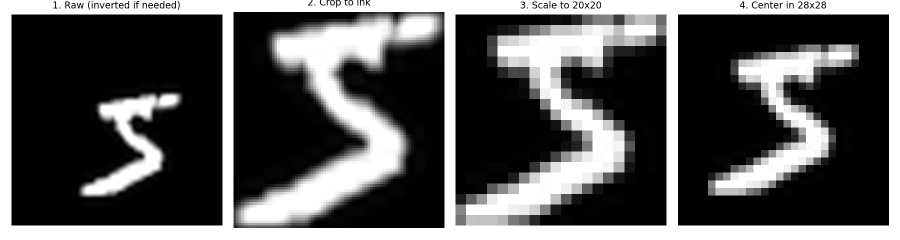
#> input picture extras/peer_mlp/preprocess_demo.png, 1800 x 480 px (shown at 1/2 size)
$ python predict_canvas.py preprocess_demo.png
#> lines starting #> are read from the running program, lines starting #| are printed output that depends on the picture; after the words box and inside, x2 and y2 are one past the last pixel; in counts of white or black regions, pixels touching at a corner belong together
### extras/peer_mlp/mnist_preprocess.py
"""
MNIST 前端输入预处理（画布/图片 → 784 维模型输入）

为什么需要这一步：
MNIST 训练图的特点非常"苛刻"：
  1. 黑底白字（数值 1 = 笔画，0 = 背景）
  2. 数字被裁剪到外接矩形后，缩放到 20x20，再"按重心"居中放进 28x28
  3. 笔画粗细约 2~3 像素（抗锯齿灰度）

而网页/画布上手写的数字通常是：白底黑字、居中方式靠鼠标位置、笔画粗得多、尺寸不定。
如果把画布原图直接拉成 28x28 送进网络，准确率会从 98% 掉到 60% 以下 —— 这不是模型不行，
而是"喂进去的东西和训练时的分布不一样"。

本模块的 prepare_canvas_digit() 把任意画布灰度图变成和 MNIST 同分布的张量，
配合训练时做过平移/加粗增强的权重，手写输入才稳。

用法（Python 后端）：
    from mnist_preprocess import prepare_canvas_digit
    vec = prepare_canvas_digit(png_or_array)   # -> shape (784,), float32, 0~1
    logits = ...                               # 喂给模型

用法（前端自己算）：直接照抄 prepare_canvas_digit 里的 5 步算法即可，与语言无关。
"""

import numpy as np

SIZE = 28
BOX = 20  # MNIST 官方做法：先缩放数字到 20x20，留 4 像素边距


# ----------------------------------------------------------------------
# 1. 转灰度 + 自动判断极性（白底黑字 -> 黑底白字）
# ----------------------------------------------------------------------
def _to_gray_float01(img):
    """把 HxW / HxWx3 / HxWx4 的 uint8 或 0~1 float 图像转成 HxW float32 (0~1)。"""
    arr = np.asarray(img)
    if arr.dtype == np.uint8 or arr.max() > 1.5:
        arr = arr.astype(np.float32) / 255.0
    else:
        arr = arr.astype(np.float32)

    if arr.ndim == 3:
        if arr.shape[2] == 4:      # RGBA：先按 alpha 合成到黑底
            rgb, a = arr[..., :3], arr[..., 3:4]
            arr = rgb * a
        if arr.shape[2] >= 3:      # RGB 取平均
            arr = arr[..., :3].mean(axis=2)
    return arr


def _is_light_background(gray):
    """用四周边框像素判断背景是亮还是暗。

    画布常见的两种情况：
      - 白底黑字：边框接近 1.0
      - 黑底白字：边框接近 0.0
    用边框而不是全图均值，避免"数字占满画布"时误判。
    """
    h, w = gray.shape
    border = np.concatenate([
        gray[0, :], gray[-1, :], gray[:, 0], gray[:, -1]
    ])
    return float(border.mean()) > 0.5


def preprocess(img):
    """核心流程：极性统一 -> 裁剪 -> 缩放 -> 重心居中。返回 (28,28) float32。"""
    gray = _to_gray_float01(img)

    # (1) 统一成"黑底白字"
    if _is_light_background(gray):
        gray = 1.0 - gray

    # (2) 按阈值裁掉空白边（阈值取最大亮度的 20%，兼容抗锯齿的灰边）
    ink = gray > (gray.max() * 0.2) if gray.max() > 1e-6 else gray > 0
    if not ink.any():                     # 全空画布：返回全 0
        return np.zeros((SIZE, SIZE), dtype=np.float32)
    ys, xs = np.where(ink)
    crop = gray[ys.min():ys.max() + 1, xs.min():xs.max() + 1]

    # (3) 等比缩放到最长边 = 20 像素（用 PIL 的高质量重采样）
    crop = _resize_to_box(crop, BOX)

    # (4) 放进 28x28 中央
    canvas = np.zeros((SIZE, SIZE), dtype=np.float32)
    h, w = crop.shape
    y0 = (SIZE - h) // 2
    x0 = (SIZE - w) // 2
    canvas[y0:y0 + h, x0:x0 + w] = crop

    # (5) 按重心平移居中（MNIST 的官方预处理，比几何居中更稳）
    canvas = _shift_by_center_of_mass(canvas)
    return canvas


def _resize_to_box(crop, box):
    """把裁剪后的数字等比缩放到最长边 = box，返回 float32。"""
    h, w = crop.shape
    scale = box / max(h, w)
    nh, nw = max(1, int(round(h * scale))), max(1, int(round(w * scale)))
    try:
        from PIL import Image
        im = Image.fromarray((crop * 255).astype(np.uint8), mode="L")
        im = im.resize((nw, nh), Image.LANCZOS)
        return np.asarray(im, dtype=np.float32) / 255.0
    except Exception:
        # 没有 PIL 时退化为最近邻
        yi = (np.arange(nh) * h / nh).astype(int).clip(0, h - 1)
        xi = (np.arange(nw) * w / nw).astype(int).clip(0, w - 1)
        return crop[yi][:, xi]


def _shift_by_center_of_mass(canvas):
    """计算墨迹重心，平移使重心落在 (14,14) 附近。"""
    total = canvas.sum()
    if total < 1e-6:
        return canvas
    ys, xs = np.mgrid[0:SIZE, 0:SIZE]
    cy = float((ys * canvas).sum() / total)
    cx = float((xs * canvas).sum() / total)
    dy = int(round(SIZE / 2.0 - 0.5 - cy))
    dx = int(round(SIZE / 2.0 - 0.5 - cx))
    return np.roll(np.roll(canvas, dy, axis=0), dx, axis=1)


def prepare_canvas_digit(img):
    """对外接口：任意画布图片 -> (784,) float32 向量（0~1，行优先展平）。"""
    return preprocess(img).reshape(-1).astype(np.float32)


def prepare_batch(imgs):
    """批量版：list/np.ndarray of images -> (N,784)。"""
    return np.stack([prepare_canvas_digit(im) for im in imgs]).astype(np.float32)


# ----------------------------------------------------------------------
# 2. 与前端对齐时的自检工具
# ----------------------------------------------------------------------
# [28 lines left out: function visualize_pipeline, not called in this run]


# [28 lines that do not run on import are left out]

### extras/peer_mlp/predict_canvas.py
"""
单张图片识别工具（前端后端可直接抄这个文件）

用法：
    python predict_canvas.py some_digit.png            # 用默认权重 (784-256-128)
    python predict_canvas.py some_digit.png --big      # 用更强权重 (784-512-256)
    python predict_canvas.py --demo                    # 用它自己合成一张画布图做演示

作为库调用：
    from predict_canvas import DigitRecognizer
    rec = DigitRecognizer("mnist_weights.npz")
    digit, probs = rec.predict_image("canvas.png")

输入：任意尺寸的灰度/彩色图片（支持白底黑字或黑底白字，自动判断）
输出：0~9 的预测类别 + 10 类概率
"""

import argparse
import os
import sys

if hasattr(sys.stdout, "reconfigure"):
    sys.stdout.reconfigure(encoding="utf-8", errors="replace")

import numpy as np

from mnist_preprocess import prepare_canvas_digit

BASE_DIR = os.path.dirname(os.path.abspath(__file__))


def softmax(z):
    z = z - z.max(axis=1, keepdims=True)
    e = np.exp(z)
    return e / e.sum(axis=1, keepdims=True)


class DigitRecognizer:
    """把 npz 权重 + 预处理封装成一个好用的类。"""

    def __init__(self, weight_path=None, big=False):
        if weight_path is None:
            weight_path = os.path.join(BASE_DIR, "mnist_weights_big.npz" if big else "mnist_weights.npz")
        d = np.load(weight_path)
        n = len(d.files) // 2
        self.W = [d[f"arr_{i}"].astype(np.float32) for i in range(n)]
        self.b = [d[f"arr_{i + n}"].astype(np.float32) for i in range(n)]
        self.layers = [self.W[0].shape[0]] + [w.shape[1] for w in self.W]
        self.path = weight_path

    def predict_vector(self, x_784):
        """输入 (784,) 或 (1,784)，返回 (类别, 10 类概率)。"""
        x = np.asarray(x_784, dtype=np.float32).reshape(1, -1)
        a = x
        for i in range(len(self.W) - 1):
            a = np.maximum(0.0, a @ self.W[i] + self.b[i])
        z = a @ self.W[-1] + self.b[-1]
        p = softmax(z)[0]
        return int(np.argmax(p)), p

    def predict_image(self, image):
        """输入图片路径或 numpy 图像数组，返回 (类别, 10 类概率)。"""
        if isinstance(image, str):
            from PIL import Image
            image = np.asarray(Image.open(image).convert("RGBA"), dtype=np.float32) / 255.0
        vec = prepare_canvas_digit(image)
        return self.predict_vector(vec)

    def predict_proba(self, images_784):
        """批量：输入 (N,784)，返回 (N,10) 概率。"""
        x = np.asarray(images_784, dtype=np.float32)
        a = x
        for i in range(len(self.W) - 1):
            a = np.maximum(0.0, a @ self.W[i] + self.b[i])
        z = a @ self.W[-1] + self.b[-1]
        return softmax(z)


def _make_demo_canvas(seed=0):
    """合成一张"手绘画布"用于演示（白底黑字、粗笔画、偏右下）。"""
    from PIL import Image
    from sklearn.datasets import fetch_openml

    mnist = fetch_openml("mnist_784", version=1, as_frame=False)
    idx = seed % 10
    img = mnist.data[idx].reshape(28, 28).astype(np.float32) / 255.0
    up = np.asarray(Image.fromarray((img * 255).astype(np.uint8)).resize((112, 112), Image.LANCZOS),
                    dtype=np.float32) / 255.0
    padded = np.pad(up, 1)
    thick = np.zeros_like(up)
    for dy in (0, 1, 2):
        for dx in (0, 1, 2):
            thick = np.maximum(thick, padded[dy:dy + 112, dx:dx + 112])
    canvas = np.ones((200, 200), dtype=np.float32)
    canvas[50:50 + 112, 45:45 + 112] = 1.0 - thick
    return canvas, int(mnist.target[idx])


def main():
    ap = argparse.ArgumentParser()
    ap.add_argument("image", nargs="?", help="图片路径（png/jpg）")
    ap.add_argument("--big", action="store_true", help="使用 784-512-256 权重")
    ap.add_argument("--weights", default=None, help="自定义 npz 权重路径")
    ap.add_argument("--demo", action="store_true", help="合成一张演示画布图再识别")
    args = ap.parse_args()

    rec = DigitRecognizer(args.weights, big=args.big)
#> (reads extras/peer_mlp/mnist_weights.npz from the repository)
    print(f"权重: {os.path.basename(rec.path)} | 架构: {rec.layers}")

    if args.demo:
        canvas, true_label = _make_demo_canvas()
        digit, probs = rec.predict_image(canvas)
        print(f"（合成画布输入，真实标签 {true_label}）")
        img = canvas
    elif args.image:
        digit, probs = rec.predict_image(args.image)
#> in _to_gray_float01, `rgb, a = arr[..., :3], arr[..., 3:4]`: a: shape (480, 1800, 1) float32; every value is 1
#> in _is_light_background, `border = np.concatenate([ gray[0, :], gray[-1, :], gray[:, 0], gray[:,..`: border = 4560 values, max 1 at index 0, min 0 at index 641, mean 0.991
#> in preprocess, `gray = 1.0 - gray`:
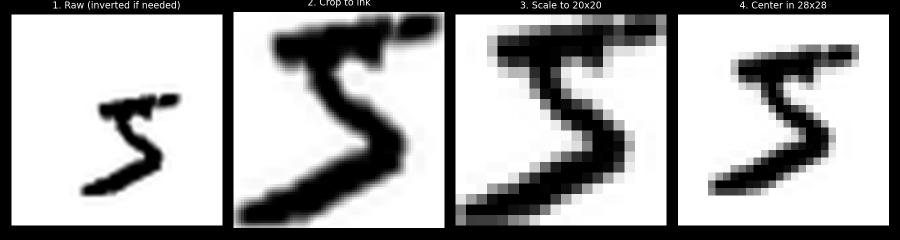
#> gray: shape (480, 1800) float32 (shown at 1/2 size); min 0, max 1, mean 0.65
#> in preprocess, `ink = gray > (gray.max() * 0.2) if gray.max() > 1e-6 else gray > 0`:
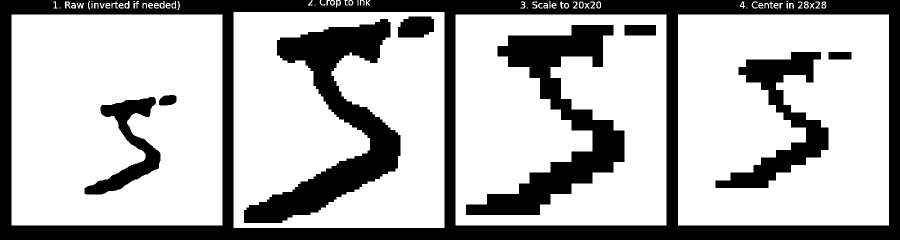
#> ink: shape (480, 1800) bool (shown at 1/2 size); 70.3% white; 37 black regions (17 under 20 px), largest, box (x1, y1, x2, y2) and area: (0, 0, 1800, 480) 143525, (488, 38, 801, 446) 41044, (932, 50, 1249, 430) 37821
#> in preprocess, `crop = gray[ys.min():ys.max() + 1, xs.min():xs.max() + 1]`:
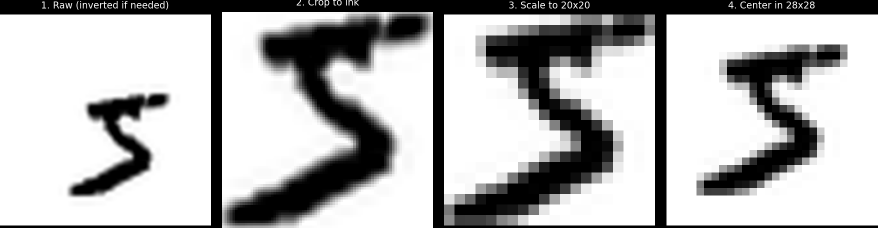
#> crop: shape (456, 1755) float32 (shown at 1/2 size); min 0, max 1, mean 0.701
#> in preprocess, `canvas[y0:y0 + h, x0:x0 + w] = crop`:
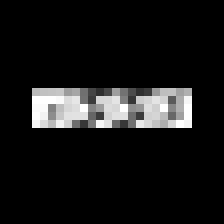
#> canvas: shape (28, 28) float32 (shown 8 times larger); min 0, max 1, mean 0.0894
#> in _shift_by_center_of_mass, `total = canvas.sum()`: total = 70.12
#> in _shift_by_center_of_mass, `cy = float((ys * canvas).sum() / total)`: cy = 13.09
#> in _shift_by_center_of_mass, `cx = float((xs * canvas).sum() / total)`: cx = 13.26
#> in _shift_by_center_of_mass, `dy = int(round(SIZE / 2.0 - 0.5 - cy))`: dy = 0
#> in predict_image, `vec = prepare_canvas_digit(image)`: vec = 784 values, max 1 at index 340, min 0 at index 0, mean 0.0894
#> in predict_vector, `p = softmax(z)[0]`: p = [1.92e-07, 7.95e-07, 0.000249, 5.53e-06, 0.142, 4.41e-05, 0.00176, 0.855, 2.1e-05, 0.0015]
#> digit = 7; probs has the same summary as p in predict_vector
        img = args.image
    else:
        ap.print_help()
        return

    print(f"\n预测结果: {digit}")
#| 预测结果: 7
    top3 = np.argsort(probs)[::-1][:3]
#> top3 = [7, 4, 6]
    print("置信度 Top-3:")
    for k in top3:
        print(f"  {k}: {probs[k] * 100:5.2f}%  {'█' * int(probs[k] * 40)}")
#> this loop made 3 passes
#> k on passes 1 to 3: 7, 4, 6
#|   7: 85.46%  ██████████████████████████████████
#|   4: 14.18%  █████
#|   6:  0.18%

    # 可选：保存预处理后的 28x28 图，方便前端核对
    if args.demo:
        vec = prepare_canvas_digit(img)
        out = os.path.join(BASE_DIR, "improved", "demo_preprocessed.png")
        from PIL import Image
        os.makedirs(os.path.dirname(out), exist_ok=True)
        Image.fromarray((vec.reshape(28, 28) * 255).astype(np.uint8)).resize((280, 280), Image.NEAREST).save(out)
        print(f"\n预处理后的输入已保存: {out}")


if __name__ == "__main__":
    main()
